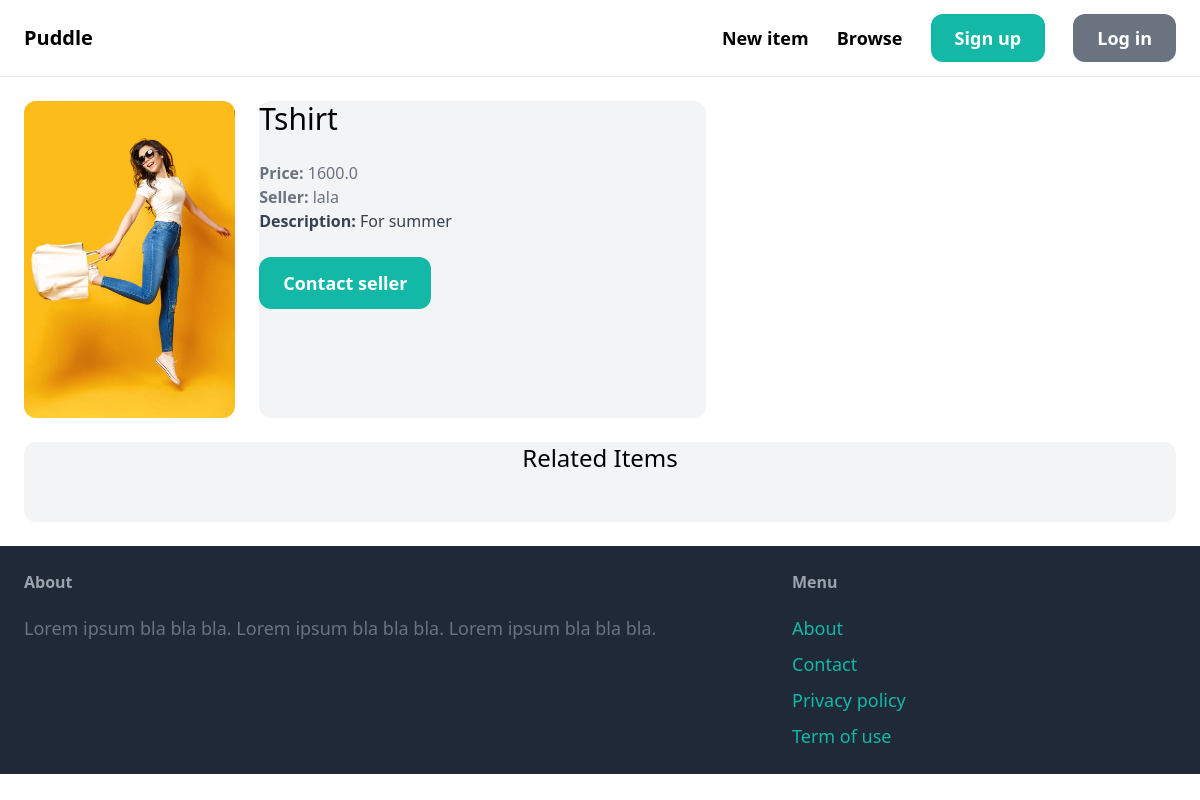
The page /items/8/ on the database its author committed.
### item/models.py (models this page shows, shortened)
class Item(models.Model):
    category = models.ForeignKey(Category, related_name='items', on_delete=models.CASCADE)
    name = models.CharField(max_length=255)
    description = models.TextField(blank=True, null=True)
    price = models.FloatField()
    image= models.ImageField(upload_to='item_images', blank=True, null=True)
    is_sold = models.BooleanField(default=False)
    created_by = models.ForeignKey(User, related_name='items', on_delete=models.CASCADE)
    created_at = models.DateTimeField(auto_now_add=True)

### item/views.py (the view)
# urls.py: path('<int:pk>/', views.detail, name='detail'),
def detail(request, pk):
    item = get_object_or_404(Item, pk=pk)
    related_items = Item.objects.filter(category=item.category, is_sold=False).exclude(pk=pk)[:3]
    return render(request, 'item/detail.html',
            {'realted_items' : related_items, 'item':item})

### item/templates/item/detail.html (shortened to what this page needs)
{% extends 'porto/base.html' %}
{% block content %}
<div class="grid grid-cols-5 gap-6">
    <div calss="col-span-3">
        <img src="{{item.image.url}}" class="rounded-xl">
    </div>
    <div class="col-span-2 bg-gray-100 rounded-xl">
        <h1 class="mb-6 text-3xl">{{ item.name }}
        </h1>
        <p class="text-gray-500"><strong>Price:</strong> {{item.price}} </p>
        <p class="text-gray-500"><strong>Seller:</strong> {{item.created_by.username}} </p>
        <p class="text-gray-700"><strong>Description:</strong> {{item.description}} </p>
        <a href="{% url 'conversation:new' item.id %}" class="inline-block mt-6 px-6 py-3 text-lg font-semibold bg-teal-500 text-white rounded-xl hover:bg-teal-700">Contact seller</a>
    </div>
</div>
<div class="mt-6 px-6 py12 bg-gray-100 rounded-xl">
    <h2 class = "mb-12 text-2xl text-center">Related Items</h2>
</div>
{% endblock %}

### rows shown on the page
Item: image (picture), name "Tshirt", price "1600.0", created_by.username "lala", description "For summer"
